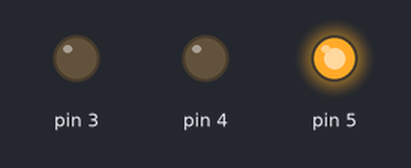
Simulated run of this sketch. Board: Arduino Uno, built with avr-gcc and run on an emulated ATmega328P. Shown: output pins drawn as LEDs (lit = HIGH).

Above: at 0.1 s.
At 1.6 s:
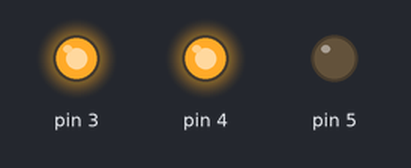
Timing chart, 0 to 3.1 s (numbered marks = the images above):
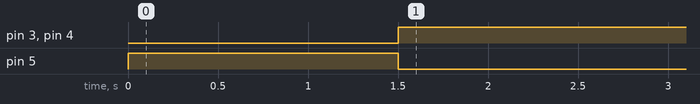

Measured:
- by itself, pin 3, pin 4: LOW → HIGH at 1.5 s

The sketch:

AT_GPS_TEL0051_UNO.ino
```cpp
void setup() {
    //Init the driver pins for GSM function
    pinMode(3,OUTPUT);
    pinMode(4,OUTPUT);
    pinMode(5,OUTPUT);
    //Output GSM Timing
    digitalWrite(5,HIGH);
    delay(1500);
    digitalWrite(5,LOW);
 }

 void loop() {
    digitalWrite(3,HIGH); //disable GSM TX、RX
    digitalWrite(4,HIGH); //disable GPS TX、RX
 }
```
